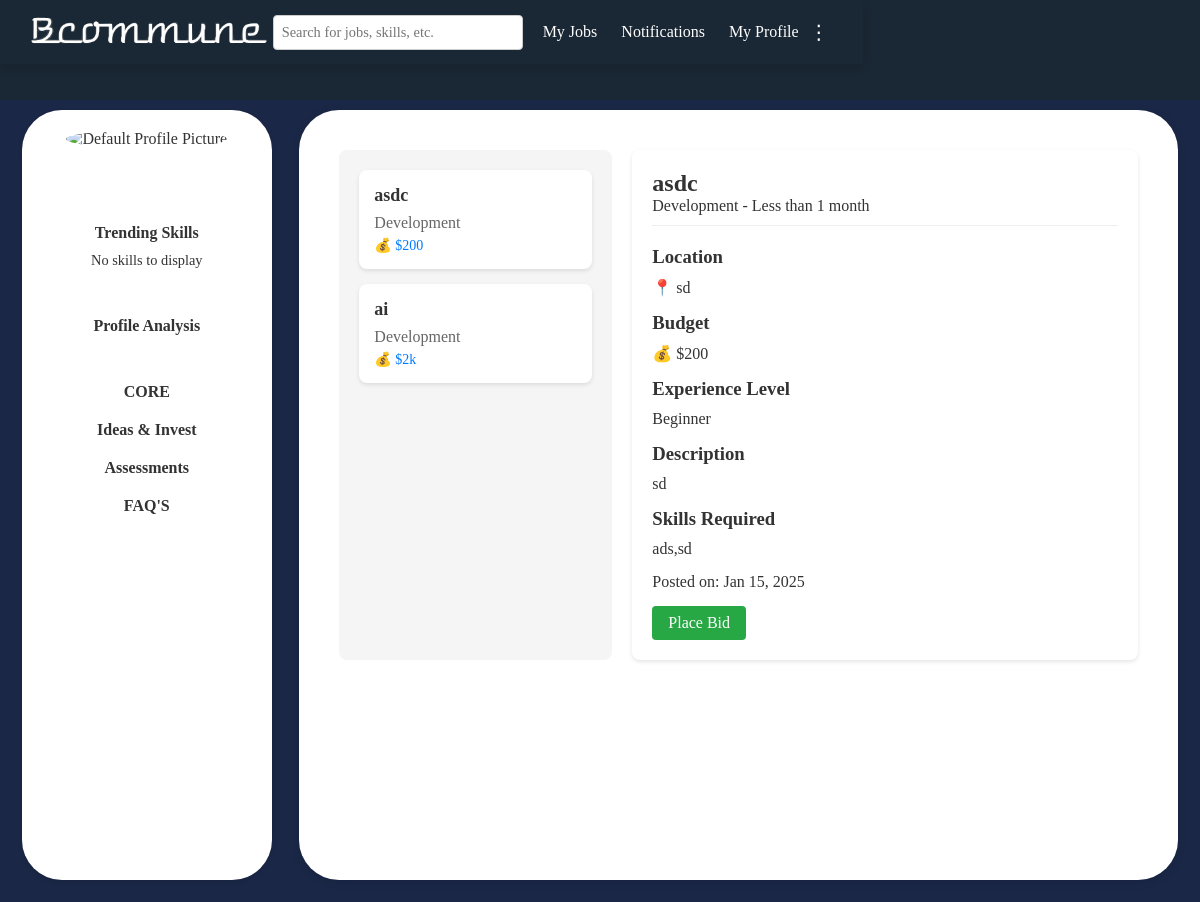
Before: /individual/dashboard/all_freelance_projects/ with the older database file.
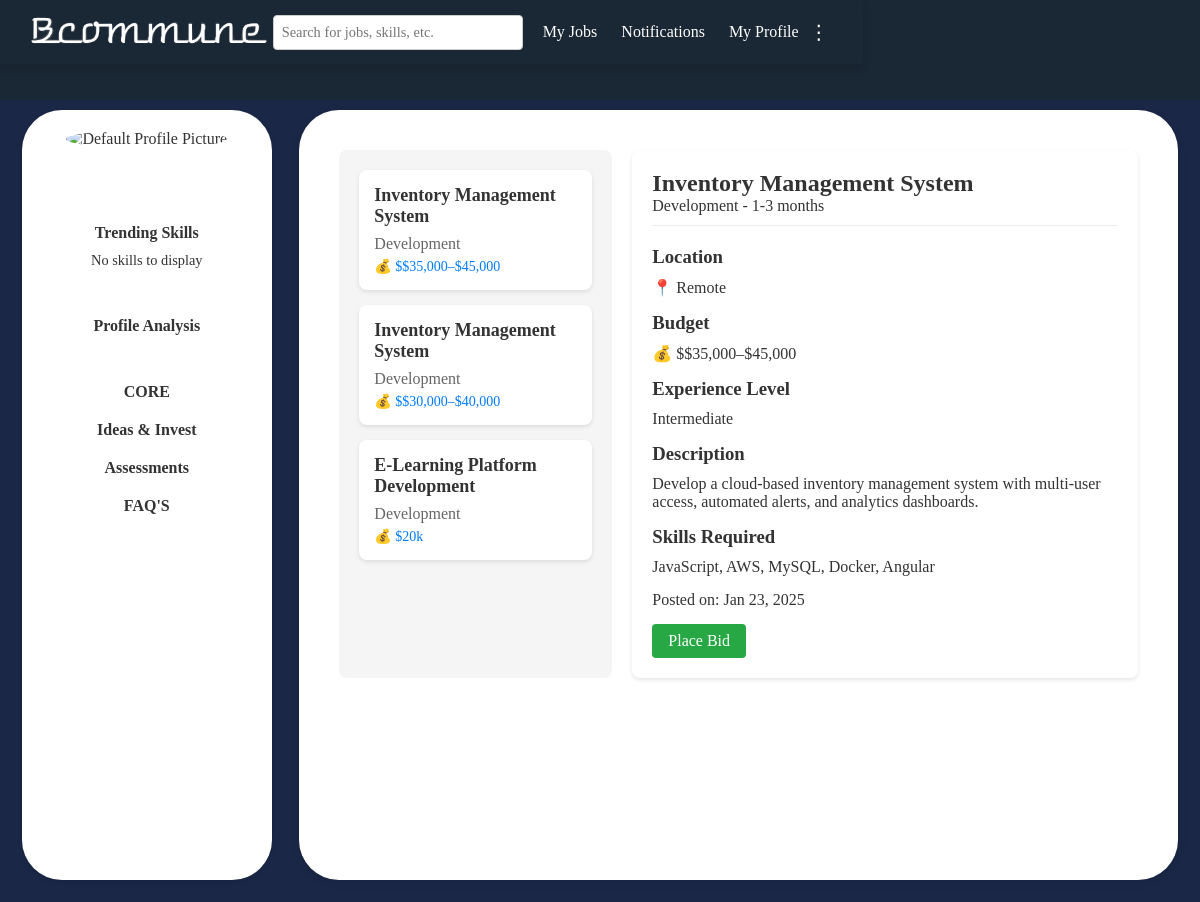
After: the same page with the newer database file.
### users/models.py (models this page shows, shortened)
class FreelanceProject(models.Model):
    CATEGORY_CHOICES = [
        ('Development', 'Development'),
        ('Design', 'Design'),
        ('Marketing', 'Marketing'),
        ('Writing', 'Writing'),
        ('Data Entry', 'Data Entry'),
        ('Other', 'Other'),
    ]
    EXPERIENCE_LEVEL_CHOICES = [
        ('Beginner', 'Beginner'),
        ('Intermediate', 'Intermediate'),
        ('Expert', 'Expert'),
    ]
    PAYMENT_TERMS_CHOICES = [
        ('Milestone-based', 'Milestone-based'),
        ('Hourly', 'Hourly'),
        ('Fixed-price', 'Fixed-price'),
    ]
    DURATION_CHOICES = [
        ('Less than 1 month', 'Less than 1 month'),
        ('1-3 months', '1-3 months'),
    ]
    title = models.CharField(max_length=200)
    category = models.CharField(max_length=50, choices=CATEGORY_CHOICES)
    description = models.TextField()
    skills_required = models.TextField()  # Store as comma-separated values
    duration = models.CharField(max_length=50, choices=DURATION_CHOICES)
    budget = models.CharField(max_length=50)
    payment_terms = models.CharField(max_length=50, choices=PAYMENT_TERMS_CHOICES)
    experience_level = models.CharField(max_length=50, choices=EXPERIENCE_LEVEL_CHOICES)
    location_preference = models.CharField(max_length=200, blank=True, null=True)
    language_requirements = models.CharField(max_length=200, blank=True, null=True)
    attachments = models.FileField(upload_to='attachments/', blank=True, null=True)
    company_name = models.CharField(max_length=200)
    company_description = models.TextField()
    point_of_contact_name = models.CharField(max_length=100)
    point_of_contact_email = models.EmailField()
    point_of_contact_phone = models.CharField(max_length=15)
    user = models.ForeignKey(settings.AUTH_USER_MODEL, on_delete=models.CASCADE)
    created_at = models.DateTimeField(auto_now_add=True)

### users/views.py (the view)
# urls.py: path('individual/dashboard/all_freelance_projects/', views.all_freelance_projects, name='all_freelance_projects'),
def all_freelance_projects(request):
    freelance_projects = FreelanceProject.objects.all().order_by('-created_at')
    return render(request, 'all_freelance_projects.html', {'freelance_projects': freelance_projects})

### users/templates/all_freelance_projects.html (shortened to what this page needs)
{% load static %}
<!DOCTYPE html>
<html lang="en">
<head>
    <link rel="stylesheet" href="{% static 'css/common.css' %}">
</head>
<body>
    {% include 'header1.html' %}
    <div class="main-container">
        {% include 'sidebar.html' %}
        <div class="content">
            <div class="container">
                <div class="left-container">
                    {% for project in freelance_projects %}
                        <div class="project-card" onclick="showProjectDetails('{{ project.id }}')">
                            <div class="project-title">{{ project.title }}</div>
                            <div class="project-type">{{ project.category }}</div>
                            <div class="project-budget">💰 ${{ project.budget }}</div>
                        </div>
                    {% endfor %}
                </div>
                <div class="right-container">
                    {% for project in freelance_projects %}
                        <div id="project-details-{{ project.id }}" class="project-details">
                            <div class="detail-header">
                                <h2>{{ project.title }}</h2>
                                <p>{{ project.category }} - {{ project.duration }}</p>
                            </div>
                            <div class="detail-section">
                                <h3>Location</h3>
                                <p>📍 {{ project.location_preference|default:"Remote" }}</p>
                            </div>
                            <div class="detail-section">
                                <h3>Budget</h3>
                                <p>💰 ${{ project.budget }}</p>
                            </div>
                            <div class="detail-section">
                                <h3>Experience Level</h3>
                                <p>{{ project.experience_level }}</p>
                            </div>
                            <div class="detail-section">
                                <h3>Description</h3>
                                <p>{{ project.description }}</p>
                            </div>
                            <div class="detail-section">
                                <h3>Skills Required</h3>
                                <p>{{ project.skills_required }}</p>
                            </div>
                            <div class="detail-section">
                                <p>Posted on: {{ project.created_at|date:"M d, Y" }}</p>
                            </div>
                            <a href="{% url 'place_freelance_bid' project.id %}" class="place-bid-btn">Place Bid</a>
                        </div>
                    {% endfor %}
                </div>
            </div>
        </div>
    </div>
</body>
</html>

Changed rows visible on the page:
removed FreelanceProject: title "asdc", category "Development", budget "200", duration "Less than 1 month", location_preference "sd", experience_level "Beginner", description "sd", skills_required "ads,sd", created_at "Jan 15, 2025"
removed FreelanceProject: title "ai", category "Development", budget "2k", shown under "FAQ'S"
added FreelanceProject: title "Inventory Management System", category "Development", budget "$35,000–$45,000", duration "1-3 months", location_preference "Remote", experience_level "Intermediate", description "Develop a cloud-based inventory management system with multi-user access, automated alerts, and analytics dashboards.", skills_required "JavaScript, AWS, MySQL, Docker, Angular", created_at "Jan 23, 2025"
added FreelanceProject: title "Inventory Management System", category "Development", budget "$30,000–$40,000", shown under "FAQ'S"
added FreelanceProject: title "E-Learning Platform Development", category "Development", budget "20k", shown under "FAQ'S"
